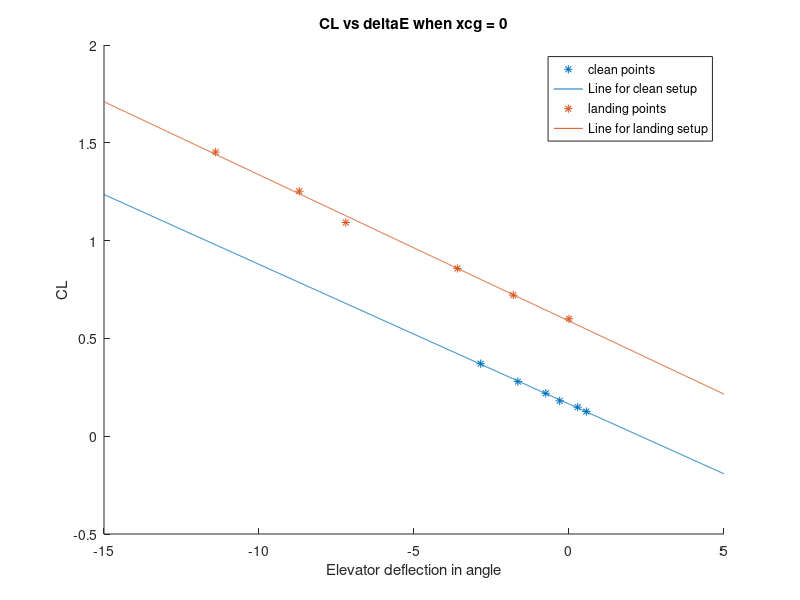

The MATLAB script that drew this image:
clear
clc

%%Zero xcg AOA vs CL
%%clean 
rho=1.225;
IAS = [239.2,220.1,199.5,180.9,160.3,139]*0.5144;
MassOfFuel=(3100+503+[980,976,971.8,968.6,965,959.4]).*0.453592;
WeightOfFuel = MassOfFuel.*9.81;
CL = WeightOfFuel./(0.5.*rho.*IAS.^2.*17.48);
AoA=[-0.6,-0.3,0.1,0.45,1.25,2.3];

p1=polyfit(AoA,CL,1);
scatter(AoA,CL);
range = [-10:0.1:10];
hold on
plot(range,p1(1).*range + p1(2));
%%
%landing
IAS_landing = ([108.9,99.3,91,80.6,75.2,69.8])*0.5144;
MassOfFuel_landing = ([930,924.8,919,915.6,907.8,903.3]+3100+503).*0.453592;

WeightofFuel_landing = MassOfFuel_landing.*9.81;
CL_landing = WeightofFuel_landing./(0.5.*rho.*IAS_landing.^2.*17.48);
AoA_landing = [-4.3,-2.85,-1,2.1,3.6,5.7];

hold on
scatter(AoA_landing,CL_landing,'*');
p2 = polyfit(AoA_landing,CL_landing,1);
hold on
plot(range,p2(1).*range+p2(2));
legend('points for clean setup','line for clean setup','points for landing setup','line for landing setup');
xlabel('Angel of attack in degree');
ylabel('CL(Coefficient of life)');
title('CL vs AoA for zero Xcg');
hold off

%%
%clean 
%delta e and Cl
%xcg = 0

rangeE=[-15:0.01:5];
deltaE=[0.04*14,0.02*14,-0.01*30,-0.025*30,-0.055*30,-0.095*30];
scatter(deltaE,CL,'*');
pdeltaE = polyfit(deltaE,CL,1);
hold on
plot(rangeE,pdeltaE(1).*rangeE+pdeltaE(2));
hold on

%%
%landing
deltaE_landing=[0*30,-0.06*30,-0.12*30,-0.24*30,-0.29*30,-0.38*30];
scatter(deltaE_landing,CL_landing,'*');
pdeltaE_landing = polyfit(deltaE_landing,CL_landing,1);
hold on
plot(rangeE,pdeltaE_landing(1).*rangeE+pdeltaE_landing(2));
title('CL vs deltaE when xcg = 0')
ylabel('CL')
xlabel('Elevator deflection in angle');
legend('clean points','Line for clean setup','landing points','Line for landing setup');

%clean dDeltaE/dCl = -13.9851
%landing = -13.3372
